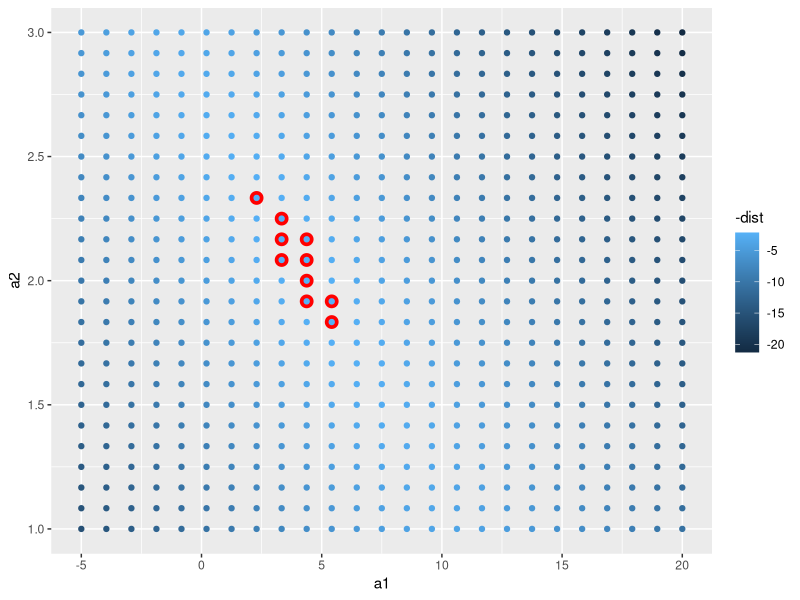
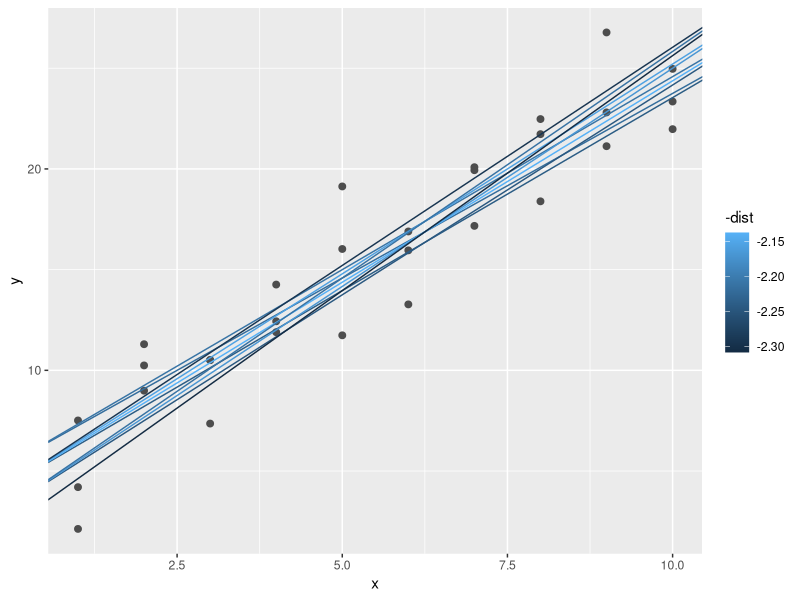
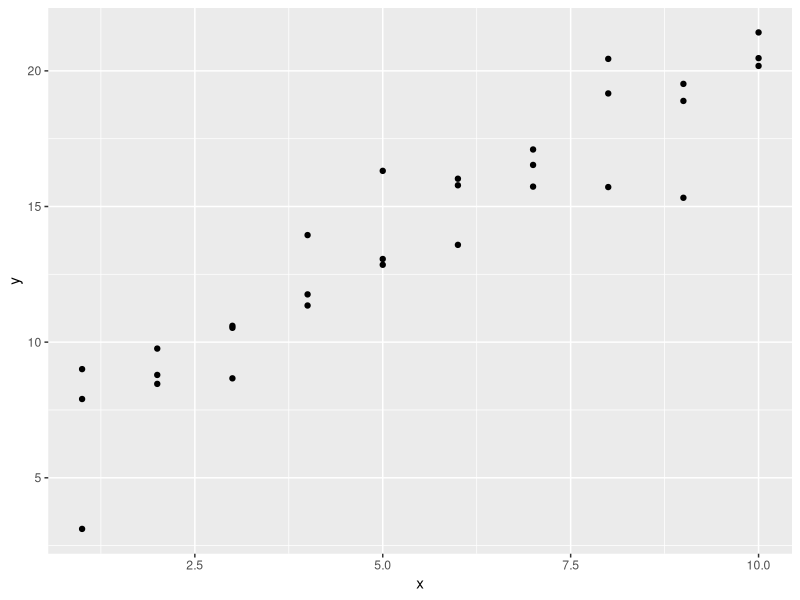
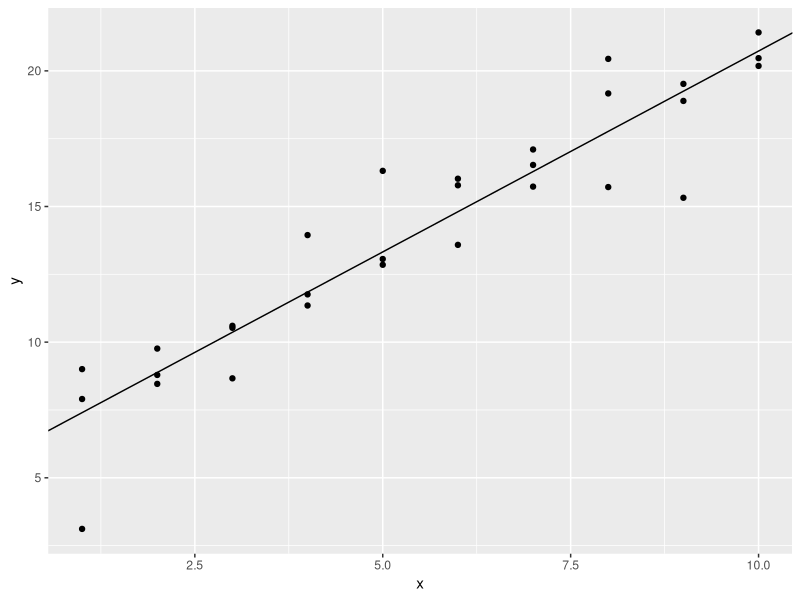
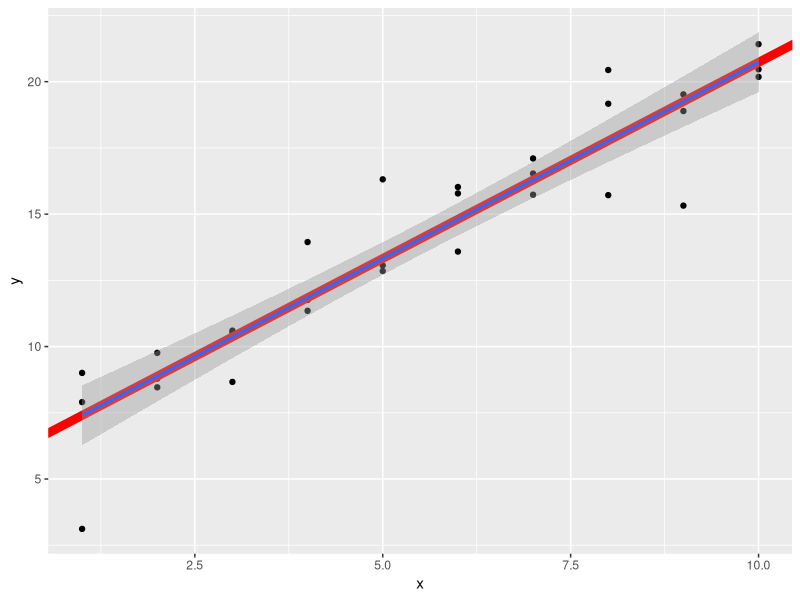
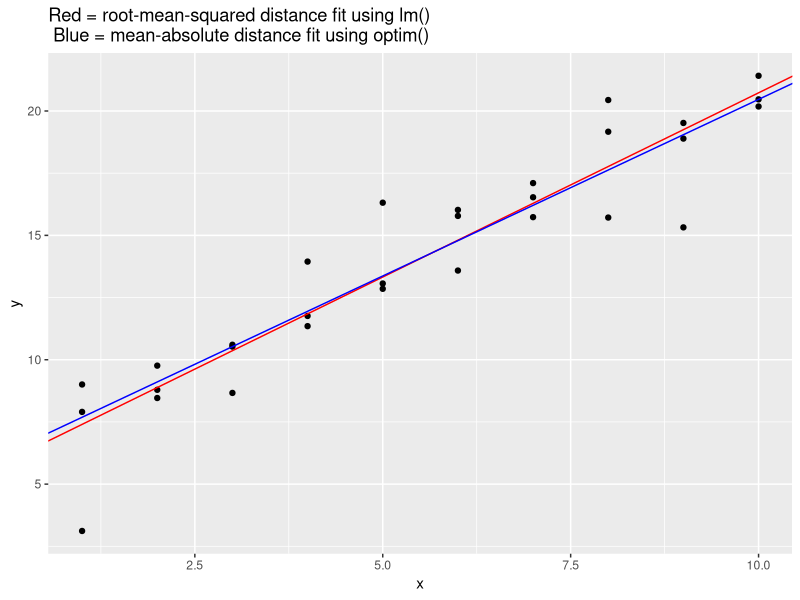
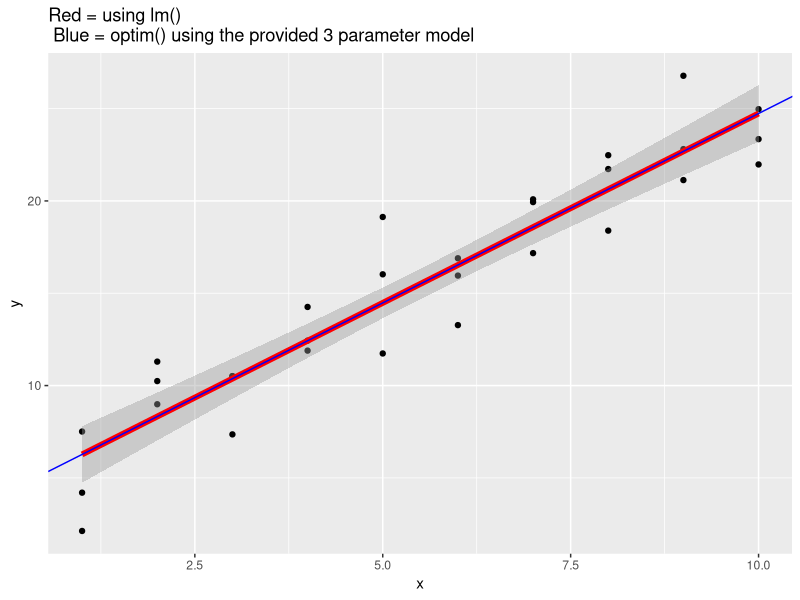
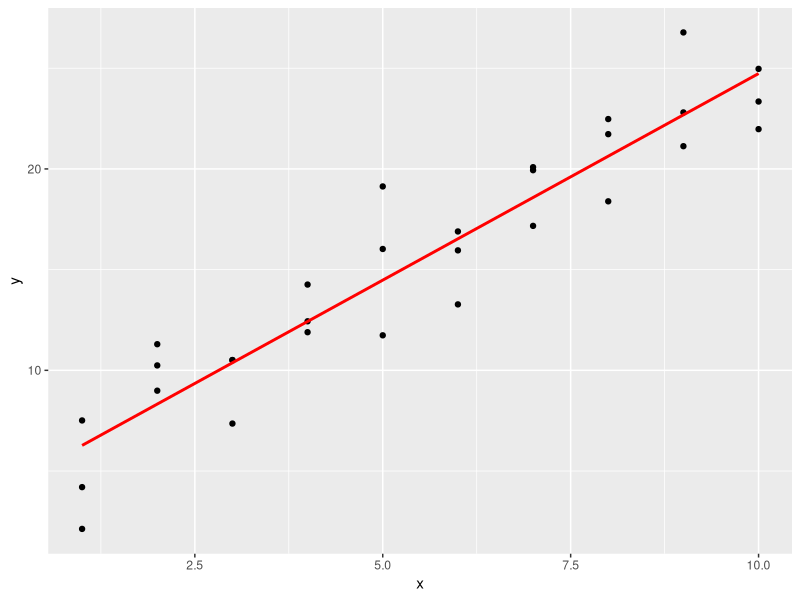

Recreate these plots in R, in order.
## ---- chunk 1
library(tidyverse)
library(modelr)
## ---- chunk 2
head(sim1)
## ---- chunk 3
model1 <- function(a, data) {
  a[1] + data$x * a[2]
}

measure_distance <- function(mod, data) {
  diff <- data$y - model1(mod, data)
  sqrt(mean(diff ^ 2))
}

sim1_dist <- function(a1, a2) {
  measure_distance(c(a1, a2), sim1)
}

grid <- expand.grid(
  a1 = seq(-5, 20, length = 25),
  a2 = seq(1, 3, length = 25)
  ) %>% 
  mutate(dist = purrr::map2_dbl(a1, a2, sim1_dist))

head(grid)
dim(grid)

grid %>% 
  ggplot(aes(a1, a2)) +
  geom_point(data = filter(grid, rank(dist) <= 10), size = 4, colour = "red") +
  geom_point(aes(colour = -dist))

ggplot(sim1, aes(x, y)) + 
  geom_point(size = 2, colour = "grey30") + 
  geom_abline(
    aes(intercept = a1, slope = a2, colour = -dist), 
    data = filter(grid, rank(dist) <= 10)
  )
## ---- chunk 4
sim1a <- tibble(
  x = rep(1:10, each = 3),
  y = x * 1.5 + 6 + rt(length(x), df = 2)
)

# first, take a look at the data
sim1a
ggplot(sim1a, aes (x, y)) +
  geom_point()

mod <- lm(y~x, data = sim1a)
summary(mod)

# add the fitted linear model to the scatterplot
ggplot(sim1a, aes (x, y)) +
  geom_point()+
  geom_abline(intercept = mod$coefficients[1], slope = mod$coefficients[2])

# compare with the baseR lm with geom_smooth() overlay, looks like they overlap, as expected
ggplot(sim1a, aes (x, y)) +
  geom_point()+
  geom_abline(intercept = mod$coefficients[1], slope = mod$coefficients[2], size=3, color = "red")+
  geom_smooth(method = 'lm')

## ---- chunk 5
measure_distance <- function(mod, data) {
  diff <- data$y - model1(mod, data)
  mean(abs(diff))
}
# use optim() function to 
best <- optim(c(0, 0), measure_distance, data = sim1a)
best$par

# compare the parameters from optim() with the parameters obtained from lm()
mod <- lm (y~x, data = sim1a)
coef(mod)

# plot the two lines on the scatterplot to observe differences in fit
ggplot(data = sim1a, aes(x, y))+
  geom_point()+
  geom_abline(slope = mod$coefficients[2], intercept = mod$coefficients[1], color = "red")+
  geom_abline(slope = best$par[2], intercept = best$par[1], color = "blue")+
  labs(title = "Red = root-mean-squared distance fit using lm() \n Blue = mean-absolute distance fit using optim()")

## ---- chunk 6
model1 <- function(a, data) {
  a[1] + data$x * a[2] + a[3]
}

measure_distance <- function(mod, data) {
  diff <- data$y - model1(mod, data)
  sqrt(mean(diff ^ 2))
}

best <- optim(c(0, 0, 0), measure_distance, data = sim1)
best$par
best <- optim(c(0, 0, 1), measure_distance, data = sim1)
best$par

# since in the model above, a[1] and a[3] may be theoretically combined to represent the intercept of the line, we can graph it as such:
ggplot(data = sim1, aes(x, y))+
  geom_point()+
  geom_smooth(method = "lm", color = "red", size = 2)+
  geom_abline(slope = best$par[2], intercept = best$par[1] + best$par[3], color = "blue")+
  labs(title = "Red = using lm() \n Blue = optim() using the provided 3 parameter model")

## ---- chunk 7
# using lm()
sim1_mod_lm <- lm(y ~ x, data = sim1)

grid <- sim1 %>% 
  data_grid(x) 
grid
grid <- grid %>% 
  add_predictions(sim1_mod_lm) 
grid

sim1 <- sim1 %>% 
  add_residuals(sim1_mod_lm)
sim1

ggplot(sim1, aes(x)) +
  geom_point(aes(y = y)) +
  geom_line(aes(y = pred), data = grid, colour = "red", size = 1)

ggplot(sim1, aes(x, resid)) + 
  geom_ref_line(h = 0) +
  geom_point() 

## ---- chunk 8
# using loess()
sim1_mod_loess <- loess(y ~ x, data = sim1)

grid <- sim1 %>% 
  data_grid(x) 
grid
grid <- grid %>% 
  add_predictions(sim1_mod_loess) 
grid

sim1 <- sim1 %>% 
  add_residuals(sim1_mod_loess)
sim1

# residuals plot
ggplot(sim1, aes(x, resid)) + 
  geom_ref_line(h = 0) +
  geom_point() 

# plot the regression line
ggplot(sim1, aes(x)) +
  geom_point(aes(y = y)) +
  geom_line(aes(y = pred), data = grid, colour = "red", size = 1)

# compare to geom_smooth() and lm()
ggplot(sim1, aes(x, y)) +
  geom_point() +
  geom_line(aes(y = pred), data = grid, colour = "red", size = 3)+
  geom_smooth(color = "blue", se = F)+
  geom_smooth(method = "lm", color = "green", se = F)

## ---- chunk 9
grid <- sim1 %>% 
  data_grid(x) 
grid

grid_add <- grid %>% 
  add_predictions(sim1_mod_lm) 
grid_add

grid_gather <- grid %>% 
  gather_predictions(sim1_mod_lm, sim1_mod_loess) 
grid_gather

grid_spread <- grid %>% 
  spread_predictions(sim1_mod_lm, sim1_mod_loess) 
grid_spread
## ---- chunk 10
# example from book
ggplot(sim1, aes(resid)) + 
  geom_freqpoly(binwidth = 0.5)

# make an example where residuals approximate normal distribution
x = seq(1:1000)
y = 12 + 5 * x + rnorm(1000,0,100) # add random white noise
mysim <- as_tibble(cbind(x, y))

#fit model
mysim_mod <- lm(y ~ x, data = mysim)
summary(mysim_mod)

# make predictions
mygrid <- mysim %>% 
  data_grid(x) 
mygrid

mygrid <- mygrid %>% add_predictions(mysim_mod)
mygrid

mysim <- mysim %>% add_residuals(mysim_mod)
mysim

# plot prediction line
ggplot(mysim, aes(x)) +
  geom_point(aes(y = y)) +
  geom_line(aes(y = pred), data =  mygrid, colour = "red", size = 1)

# plot freqpoly() of residuals
ggplot(mysim, aes(resid)) + 
  geom_freqpoly()

# plot scatterplot of residuals
ggplot(mysim, aes (x = x, y = resid))+
  geom_ref_line(h=0)+
  geom_point()

## ---- chunk 11
# use the sim2 dataset from modelr
sim2

# examine how the data are distributed
ggplot(sim2) + 
  geom_point(aes(x, y))

# generate a model (R automatically recognizes that the predictor variables are categorical)
mod2 <- lm(y ~ x, data = sim2)

# generate predictions based on model
grid <- sim2 %>% 
  data_grid(x) %>% 
  add_predictions(mod2)
grid

# plot the predictions overlaid on the graph
ggplot(sim2, aes(x)) + 
  geom_point(aes(y = y)) +
  geom_point(data = grid, aes(y = pred), colour = "red", size = 4)
## ---- chunk 12
# examine data and build models
sim3
mod1 <- lm(y ~ x1 + x2, data = sim3)
mod2 <- lm(y ~ x1 * x2, data = sim3)

# inputting multiple variables into data_grid results in it returning all the possible combinations between x1 and x2
grid <- sim3 %>% 
  data_grid(x1, x2) %>% 
  gather_predictions(mod1, mod2)
grid

## ---- chunk 13
# examine data and build models
sim4
mod1 <- lm(y ~ x1 + x2, data = sim4)
mod2 <- lm(y ~ x1 * x2, data = sim4)

# with manual specification of range
grid <- sim4 %>% 
  data_grid(
    x1 = seq_range(x1, 5), 
    x2 = seq_range(x2, 5) 
  ) %>% 
  gather_predictions(mod1, mod2)
grid

# without manual specification of range, provides all combinations of values
grid2 <- sim4 %>% 
  data_grid(
    x1, 
    x2
  ) 
grid2
## ---- chunk 14
mod1 <- lm(y ~ x, data = sim2)
model_matrix(sim2, y ~x)

mod2 <- lm(y ~ x - 1, data = sim2)
model_matrix(sim2, y ~x -1)

grid <- sim2 %>% 
  data_grid(x) %>% 
  gather_predictions(mod1, mod2)
grid

ggplot(sim2, aes(x)) + 
  geom_point(aes(y = y)) +
  geom_point(data = grid, aes(y = pred, shape = model, color = model), size = 4)
## ---- chunk 15
sim3
# models fit to sim3
model_matrix(sim3, y ~ x1 + x2 )
model_matrix(sim3, y ~ x1 * x2 )

sim4
# models fit to sim4
model_matrix(sim4, y ~ x1 + x2 )
model_matrix(sim4, y ~ x1 * x2 )

## ---- chunk 16
mod1 <- lm(y ~ x1 + x2, data = sim3)
mod2 <- lm(y ~ x1 * x2, data = sim3)

# check to see if the column to add is a categorical variable (factor), and split it up if true
add_column <- function ( mycolumn, colname ) {
  # test whether the columns are factors or not
  if (is.factor (mycolumn)){
    my_levels <- levels(mycolumn)
    
    # split into separate columns
    output <- vector("list")
    for (i in 2: length(my_levels)) {
      level_name <- str_c(colname, my_levels[i])
      output[[level_name]] <- 1*(mycolumn == my_levels[i])
    }
  }
  # if not factor, return the column as-is
  else {
    output <- list( mycolumn)
    names(output) <- colname
  }
  output
}

# check the type of operator supplied (+ or *) and create the columns as necessary, calling the add_column function
make_matrix <- function (data, operator) {
  my_colnames <- c("x1", "x2")
  # store the columns of the model matrix in "mm"
  mm <- list()
  
  # make the default intercept column
  mm$intercept <- rep(1, length(data$x2))
  
  # add the base columns using add_column()
  for (item in my_colnames) {
    mm <- c(mm, add_column (data[[item]], item))
  }
  mm <- bind_cols(mm)
  
  # if the operator is *, add the appropriate columns based on vector multiplication
  if (operator == "*") {
    x1cols <- colnames(mm)[grep("x1", colnames(mm))]
    x2cols <- colnames(mm)[grep("x2", colnames(mm))]
    newcols <- vector("list")
    for (i in x1cols) {
      print(i)
      for (j in x2cols) {
        print(j)
        new_level_name <- str_c(i,j, sep = ":")
        print(new_level_name)
        newcols[[new_level_name]] <- mm[[i]]* mm[[j]]
      }
    }
    newcols <- bind_cols(newcols)
    mm <- cbind(mm, newcols)
  }
  mm
}

make_matrix( sim3, "+")
model_matrix( sim3, y ~ x1 + x2)

make_matrix( sim3, "*")
model_matrix( sim3, y ~ x1 * x2)
## ---- chunk 17
mod1 <- lm(y ~ x1 + x2, data = sim4)
mod2 <- lm(y ~ x1 * x2, data = sim4)

sim4 <- sim4 %>%
  spread_residuals (mod1, mod2)
sim4

ggplot(sim4, aes(x1, mod1)) + 
  geom_ref_line(h = 0) +
  geom_point() 

ggplot(sim4, aes(x1, mod2)) + 
  geom_ref_line(h = 0) +
  geom_point() 

sim4 %>% summarize ( mod1_rmse = sqrt(mean(mod1^2)),
                     mod2_rmse = sqrt(mean(mod2^2)))
